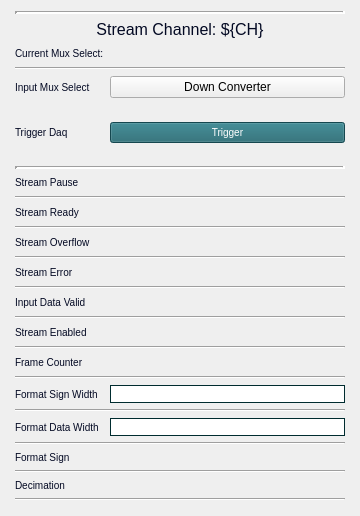
<?xml version="1.0" encoding="UTF-8"?>
<ui version="4.0">
 <class>Form</class>
 <widget class="QWidget" name="Form">
  <property name="geometry">
   <rect>
    <x>0</x>
    <y>0</y>
    <width>360</width>
    <height>516</height>
   </rect>
  </property>
  <property name="sizePolicy">
   <sizepolicy hsizetype="Expanding" vsizetype="Expanding">
    <horstretch>0</horstretch>
    <verstretch>0</verstretch>
   </sizepolicy>
  </property>
  <property name="minimumSize">
   <size>
    <width>0</width>
    <height>0</height>
   </size>
  </property>
  <property name="windowTitle">
   <string>Bay0 Channel Stream</string>
  </property>
  <layout class="QGridLayout" name="gridLayout_2">
   <item row="0" column="0">
    <layout class="QGridLayout" name="gridLayout" columnstretch="0,0">
     <property name="sizeConstraint">
      <enum>QLayout::SetDefaultConstraint</enum>
     </property>
     <property name="leftMargin">
      <number>4</number>
     </property>
     <property name="topMargin">
      <number>0</number>
     </property>
     <property name="rightMargin">
      <number>4</number>
     </property>
     <property name="bottomMargin">
      <number>4</number>
     </property>
     <item row="14" column="0" colspan="2">
      <widget class="Line" name="line_3">
       <property name="orientation">
        <enum>Qt::Horizontal</enum>
       </property>
      </widget>
     </item>
     <item row="23" column="0">
      <widget class="QLabel" name="label_9">
       <property name="styleSheet">
        <string notr="true">QLabel{
  color:#030923;
  font-size: 10px;
  font-style: bold;
}</string>
       </property>
       <property name="text">
        <string>Format Sign Width</string>
       </property>
      </widget>
     </item>
     <item row="15" column="0">
      <widget class="QLabel" name="label_5">
       <property name="styleSheet">
        <string notr="true">QLabel{
  color:#030923;
  font-size: 10px;
  font-style: bold;
}</string>
       </property>
       <property name="text">
        <string>Stream Error</string>
       </property>
      </widget>
     </item>
     <item row="5" column="0">
      <spacer name="verticalSpacer">
       <property name="orientation">
        <enum>Qt::Vertical</enum>
       </property>
       <property name="sizeType">
        <enum>QSizePolicy::Expanding</enum>
       </property>
       <property name="sizeHint" stdset="0">
        <size>
         <width>20</width>
         <height>10</height>
        </size>
       </property>
      </spacer>
     </item>
     <item row="11" column="1">
      <widget class="PyDMLabel" name="PyDMLabel_2">
       <property name="font">
        <font>
         <pointsize>10</pointsize>
        </font>
       </property>
       <property name="toolTip">
        <string/>
       </property>
       <property name="styleSheet">
        <string notr="true"/>
       </property>
       <property name="text">
        <string/>
       </property>
       <property name="channel" stdset="0">
        <string>ca://${DEVICE}:DAQMUX0_STRMRDY${CH}</string>
       </property>
      </widget>
     </item>
     <item row="27" column="1">
      <layout class="QHBoxLayout" name="horizontalLayout">
       <item>
        <widget class="PyDMEnumButton" name="PyDMEnumButton">
         <property name="toolTip">
          <string/>
         </property>
         <property name="styleSheet">
          <string notr="true">QPushButton {
  background-color: #50697D;
  border-color: #F3B749;
  color:white;
  font-size: 10px;
}
QPushButton:checked{
  background-color: #14B09B;
  font: bold
}
QPushButton:hover{
  border-style: outset;
}</string>
         </property>
         <property name="channel" stdset="0">
          <string>ca://${DEVICE}:DAQMUX0_FORMATSIGN${CH}</string>
         </property>
         <property name="orientation" stdset="0">
          <enum>Qt::Horizontal</enum>
         </property>
         <property name="marginTop" stdset="0">
          <number>0</number>
         </property>
         <property name="marginBottom" stdset="0">
          <number>0</number>
         </property>
         <property name="marginLeft" stdset="0">
          <number>0</number>
         </property>
         <property name="marginRight" stdset="0">
          <number>0</number>
         </property>
         <property name="horizontalSpacing" stdset="0">
          <number>4</number>
         </property>
         <property name="verticalSpacing" stdset="0">
          <number>0</number>
         </property>
        </widget>
       </item>
      </layout>
     </item>
     <item row="30" column="0">
      <widget class="QLabel" name="label_12">
       <property name="styleSheet">
        <string notr="true">QLabel{
  color:#030923;
  font-size: 10px;
  font-style: bold;
}</string>
       </property>
       <property name="text">
        <string>Decimation</string>
       </property>
      </widget>
     </item>
     <item row="29" column="0" colspan="2">
      <widget class="Line" name="line_10">
       <property name="orientation">
        <enum>Qt::Horizontal</enum>
       </property>
      </widget>
     </item>
     <item row="11" column="0">
      <widget class="QLabel" name="label_4">
       <property name="styleSheet">
        <string notr="true">QLabel{
  color:#030923;
  font-size: 10px;
  font-style: bold;
}</string>
       </property>
       <property name="text">
        <string>Stream Ready</string>
       </property>
      </widget>
     </item>
     <item row="13" column="1">
      <widget class="PyDMLabel" name="PyDMLabel_3">
       <property name="font">
        <font>
         <pointsize>10</pointsize>
        </font>
       </property>
       <property name="toolTip">
        <string/>
       </property>
       <property name="styleSheet">
        <string notr="true"/>
       </property>
       <property name="text">
        <string/>
       </property>
       <property name="channel" stdset="0">
        <string>ca://${DEVICE}:DAQMUX0_STRMOVF${CH}</string>
       </property>
      </widget>
     </item>
     <item row="2" column="0">
      <widget class="QLabel" name="label_15">
       <property name="styleSheet">
        <string notr="true">QLabel{
  color:#030923;
  font-size: 10px;
  font-style: bold;
}</string>
       </property>
       <property name="text">
        <string>Current Mux Select:</string>
       </property>
      </widget>
     </item>
     <item row="24" column="0" colspan="2">
      <widget class="Line" name="line_8">
       <property name="orientation">
        <enum>Qt::Horizontal</enum>
       </property>
      </widget>
     </item>
     <item row="19" column="1">
      <widget class="PyDMLabel" name="PyDMLabel_6">
       <property name="font">
        <font>
         <pointsize>10</pointsize>
        </font>
       </property>
       <property name="toolTip">
        <string/>
       </property>
       <property name="styleSheet">
        <string notr="true"/>
       </property>
       <property name="text">
        <string/>
       </property>
       <property name="channel" stdset="0">
        <string>ca://${DEVICE}:DAQMUX0_STRMENABLED${CH}</string>
       </property>
      </widget>
     </item>
     <item row="12" column="0" colspan="2">
      <widget class="Line" name="line_2">
       <property name="orientation">
        <enum>Qt::Horizontal</enum>
       </property>
      </widget>
     </item>
     <item row="25" column="0">
      <widget class="QLabel" name="label_10">
       <property name="styleSheet">
        <string notr="true">QLabel{
  color:#030923;
  font-size: 10px;
  font-style: bold;
}</string>
       </property>
       <property name="text">
        <string>Format Data Width</string>
       </property>
      </widget>
     </item>
     <item row="17" column="1">
      <widget class="PyDMLabel" name="PyDMLabel_5">
       <property name="font">
        <font>
         <pointsize>10</pointsize>
        </font>
       </property>
       <property name="toolTip">
        <string/>
       </property>
       <property name="styleSheet">
        <string notr="true"/>
       </property>
       <property name="text">
        <string/>
       </property>
       <property name="channel" stdset="0">
        <string>ca://${DEVICE}:DAQMUX0_INPDATAVALID${CH}</string>
       </property>
      </widget>
     </item>
     <item row="0" column="0" colspan="2">
      <widget class="Line" name="line_13">
       <property name="lineWidth">
        <number>3</number>
       </property>
       <property name="orientation">
        <enum>Qt::Horizontal</enum>
       </property>
      </widget>
     </item>
     <item row="4" column="1">
      <widget class="PyDMRelatedDisplayButton" name="PyDMRelatedDisplayButton_2">
       <property name="sizePolicy">
        <sizepolicy hsizetype="Minimum" vsizetype="Expanding">
         <horstretch>0</horstretch>
         <verstretch>0</verstretch>
        </sizepolicy>
       </property>
       <property name="toolTip">
        <string/>
       </property>
       <property name="text">
        <string>Down Converter</string>
       </property>
       <property name="filenames" stdset="0">
        <stringlist>
         <string>downconverter_mux_select.ui</string>
        </stringlist>
       </property>
       <property name="macros" stdset="0">
        <stringlist>
         <string>{&quot;MUX&quot;:&quot;0&quot;}</string>
        </stringlist>
       </property>
       <property name="openInNewWindow" stdset="0">
        <bool>true</bool>
       </property>
      </widget>
     </item>
     <item row="32" column="0" colspan="2">
      <widget class="Line" name="line_11">
       <property name="orientation">
        <enum>Qt::Horizontal</enum>
       </property>
      </widget>
     </item>
     <item row="4" column="0">
      <widget class="QLabel" name="label_14">
       <property name="styleSheet">
        <string notr="true">QLabel{
  color:#030923;
  font-size: 10px;
  font-style: bold;
}</string>
       </property>
       <property name="text">
        <string>Input Mux Select</string>
       </property>
      </widget>
     </item>
     <item row="26" column="0" colspan="2">
      <widget class="Line" name="line_9">
       <property name="orientation">
        <enum>Qt::Horizontal</enum>
       </property>
      </widget>
     </item>
     <item row="10" column="0" colspan="2">
      <widget class="Line" name="line">
       <property name="orientation">
        <enum>Qt::Horizontal</enum>
       </property>
      </widget>
     </item>
     <item row="23" column="1">
      <widget class="PyDMLineEdit" name="PyDMLineEdit">
       <property name="toolTip">
        <string/>
       </property>
       <property name="styleSheet">
        <string notr="true">QLineEdit{
  border-width: 1px; 
  border-style: solid; 
  border-color: #002C2F;
}</string>
       </property>
       <property name="channel" stdset="0">
        <string>ca://${DEVICE}:DAQMUX0_FORMATSIGNWIDTH${CH}</string>
       </property>
      </widget>
     </item>
     <item row="6" column="1">
      <widget class="PyDMPushButton" name="PyDMPushButton_5">
       <property name="sizePolicy">
        <sizepolicy hsizetype="Minimum" vsizetype="Expanding">
         <horstretch>0</horstretch>
         <verstretch>0</verstretch>
        </sizepolicy>
       </property>
       <property name="toolTip">
        <string/>
       </property>
       <property name="styleSheet">
        <string notr="true">QPushButton {
  background-color: #1E646E;
  border-color: #F3B749;
  color:white;
  font-size: 10px;
}
QPushButton:pressed{
  background-color: #023459;
  font: bold
}
QPushButton:hover{
  border-style: outset;
}</string>
       </property>
       <property name="text">
        <string>Trigger</string>
       </property>
       <property name="channel" stdset="0">
        <string>ca://${DEVICE}:DAQMUX0_TRGDAQ </string>
       </property>
       <property name="pressValue" stdset="0">
        <string>1</string>
       </property>
      </widget>
     </item>
     <item row="25" column="1">
      <widget class="PyDMLineEdit" name="PyDMLineEdit_2">
       <property name="toolTip">
        <string/>
       </property>
       <property name="styleSheet">
        <string notr="true">QLineEdit{
  border-width: 1px; 
  border-style: solid; 
  border-color: #002C2F;
}</string>
       </property>
       <property name="channel" stdset="0">
        <string>ca://${DEVICE}:DAQMUX0_FORMATDATAWIDTH${CH}</string>
       </property>
      </widget>
     </item>
     <item row="20" column="0" colspan="2">
      <widget class="Line" name="line_6">
       <property name="orientation">
        <enum>Qt::Horizontal</enum>
       </property>
      </widget>
     </item>
     <item row="30" column="1">
      <layout class="QHBoxLayout" name="horizontalLayout_2">
       <item>
        <widget class="PyDMEnumButton" name="PyDMEnumButton_2">
         <property name="toolTip">
          <string/>
         </property>
         <property name="styleSheet">
          <string notr="true">QPushButton {
  background-color: #50697D;
  border-color: #F3B749;
  color:white;
  font-size: 10px;
}
QPushButton:checked{
  background-color: #14B09B;
  font: bold
}
QPushButton:hover{
  border-style: outset;
}</string>
         </property>
         <property name="channel" stdset="0">
          <string>ca://${DEVICE}:DAQMUX0_DECIMATION${CH}</string>
         </property>
         <property name="orientation" stdset="0">
          <enum>Qt::Horizontal</enum>
         </property>
         <property name="marginTop" stdset="0">
          <number>0</number>
         </property>
         <property name="marginBottom" stdset="0">
          <number>0</number>
         </property>
         <property name="marginLeft" stdset="0">
          <number>0</number>
         </property>
         <property name="marginRight" stdset="0">
          <number>0</number>
         </property>
         <property name="horizontalSpacing" stdset="0">
          <number>4</number>
         </property>
         <property name="verticalSpacing" stdset="0">
          <number>0</number>
         </property>
        </widget>
       </item>
      </layout>
     </item>
     <item row="22" column="0" colspan="2">
      <widget class="Line" name="line_7">
       <property name="orientation">
        <enum>Qt::Horizontal</enum>
       </property>
      </widget>
     </item>
     <item row="9" column="1">
      <widget class="PyDMLabel" name="PyDMLabel">
       <property name="font">
        <font>
         <pointsize>10</pointsize>
        </font>
       </property>
       <property name="toolTip">
        <string/>
       </property>
       <property name="styleSheet">
        <string notr="true"/>
       </property>
       <property name="text">
        <string/>
       </property>
       <property name="scaledContents">
        <bool>true</bool>
       </property>
       <property name="channel" stdset="0">
        <string>ca://${DEVICE}:DAQMUX0_STRMPAUSE${CH}</string>
       </property>
       <property name="displayFormat" stdset="0">
        <enum>PyDMLabel::Default</enum>
       </property>
      </widget>
     </item>
     <item row="15" column="1">
      <widget class="PyDMLabel" name="PyDMLabel_4">
       <property name="font">
        <font>
         <pointsize>10</pointsize>
        </font>
       </property>
       <property name="toolTip">
        <string/>
       </property>
       <property name="styleSheet">
        <string notr="true"/>
       </property>
       <property name="text">
        <string/>
       </property>
       <property name="channel" stdset="0">
        <string>ca://${DEVICE}:DAQMUX0_STRMERR${CH}</string>
       </property>
      </widget>
     </item>
     <item row="19" column="0">
      <widget class="QLabel" name="label_7">
       <property name="styleSheet">
        <string notr="true">QLabel{
  color:#030923;
  font-size: 10px;
  font-style: bold;
}</string>
       </property>
       <property name="text">
        <string>Stream Enabled</string>
       </property>
      </widget>
     </item>
     <item row="13" column="0">
      <widget class="QLabel" name="label_2">
       <property name="styleSheet">
        <string notr="true">QLabel{
  color:#030923;
  font-size: 10px;
  font-style: bold;
}</string>
       </property>
       <property name="text">
        <string>Stream Overflow</string>
       </property>
      </widget>
     </item>
     <item row="7" column="0">
      <spacer name="verticalSpacer_2">
       <property name="orientation">
        <enum>Qt::Vertical</enum>
       </property>
       <property name="sizeType">
        <enum>QSizePolicy::Expanding</enum>
       </property>
       <property name="sizeHint" stdset="0">
        <size>
         <width>20</width>
         <height>14</height>
        </size>
       </property>
      </spacer>
     </item>
     <item row="16" column="0" colspan="2">
      <widget class="Line" name="line_4">
       <property name="orientation">
        <enum>Qt::Horizontal</enum>
       </property>
      </widget>
     </item>
     <item row="1" column="0" colspan="2">
      <widget class="QLabel" name="label">
       <property name="sizePolicy">
        <sizepolicy hsizetype="MinimumExpanding" vsizetype="MinimumExpanding">
         <horstretch>0</horstretch>
         <verstretch>0</verstretch>
        </sizepolicy>
       </property>
       <property name="styleSheet">
        <string notr="true">QLabel{
  color:#030923;
  font-size: 16px;
  font-style: bold;
}</string>
       </property>
       <property name="text">
        <string>Stream Channel: ${CH}</string>
       </property>
       <property name="alignment">
        <set>Qt::AlignCenter</set>
       </property>
      </widget>
     </item>
     <item row="27" column="0">
      <widget class="QLabel" name="label_11">
       <property name="styleSheet">
        <string notr="true">QLabel{
  color:#030923;
  font-size: 10px;
  font-style: bold;
}</string>
       </property>
       <property name="text">
        <string>Format Sign</string>
       </property>
      </widget>
     </item>
     <item row="21" column="0">
      <widget class="QLabel" name="label_8">
       <property name="styleSheet">
        <string notr="true">QLabel{
  color:#030923;
  font-size: 10px;
  font-style: bold;
}</string>
       </property>
       <property name="text">
        <string>Frame Counter</string>
       </property>
      </widget>
     </item>
     <item row="21" column="1">
      <widget class="PyDMLabel" name="PyDMLabel_7">
       <property name="font">
        <font>
         <pointsize>10</pointsize>
        </font>
       </property>
       <property name="toolTip">
        <string/>
       </property>
       <property name="styleSheet">
        <string notr="true"/>
       </property>
       <property name="text">
        <string/>
       </property>
       <property name="channel" stdset="0">
        <string>ca://${DEVICE}:DAQMUX0_FRAMECNT${CH}</string>
       </property>
      </widget>
     </item>
     <item row="8" column="0" colspan="2">
      <widget class="Line" name="line_12">
       <property name="styleSheet">
        <string notr="true"/>
       </property>
       <property name="frameShadow">
        <enum>QFrame::Sunken</enum>
       </property>
       <property name="lineWidth">
        <number>3</number>
       </property>
       <property name="orientation">
        <enum>Qt::Horizontal</enum>
       </property>
      </widget>
     </item>
     <item row="18" column="0" colspan="2">
      <widget class="Line" name="line_5">
       <property name="orientation">
        <enum>Qt::Horizontal</enum>
       </property>
      </widget>
     </item>
     <item row="17" column="0">
      <widget class="QLabel" name="label_6">
       <property name="styleSheet">
        <string notr="true">QLabel{
  color:#030923;
  font-size: 10px;
  font-style: bold;
}</string>
       </property>
       <property name="text">
        <string>Input Data Valid</string>
       </property>
      </widget>
     </item>
     <item row="6" column="0">
      <widget class="QLabel" name="label_13">
       <property name="styleSheet">
        <string notr="true">QLabel{
  color:#030923;
  font-size: 10px;
  font-style: bold;
}</string>
       </property>
       <property name="text">
        <string>Trigger Daq</string>
       </property>
      </widget>
     </item>
     <item row="9" column="0">
      <widget class="QLabel" name="label_3">
       <property name="styleSheet">
        <string notr="true">QLabel{
  color:#030923;
  font-size: 10px;
  font-style: bold;
}</string>
       </property>
       <property name="text">
        <string>Stream Pause</string>
       </property>
      </widget>
     </item>
     <item row="3" column="0" colspan="2">
      <widget class="Line" name="line_14">
       <property name="orientation">
        <enum>Qt::Horizontal</enum>
       </property>
      </widget>
     </item>
     <item row="2" column="1">
      <widget class="PyDMLabel" name="PyDMLabel_8">
       <property name="toolTip">
        <string/>
       </property>
       <property name="styleSheet">
        <string notr="true">QLabel{
color:#7A2D59;
font: bold;
font: 14px;
}</string>
       </property>
       <property name="text">
        <string/>
       </property>
       <property name="channel" stdset="0">
        <string>ca://${DEVICE}:DAQMUX0_INPMUXSELSTR${CH}</string>
       </property>
       <property name="displayFormat" stdset="0">
        <enum>PyDMLabel::Hex</enum>
       </property>
      </widget>
     </item>
    </layout>
   </item>
  </layout>
 </widget>
 <customwidgets>
  <customwidget>
   <class>PyDMLabel</class>
   <extends>QLabel</extends>
   <header>pydm.widgets.label</header>
  </customwidget>
  <customwidget>
   <class>PyDMLineEdit</class>
   <extends>QLineEdit</extends>
   <header>pydm.widgets.line_edit</header>
  </customwidget>
  <customwidget>
   <class>PyDMEnumButton</class>
   <extends>QWidget</extends>
   <header>pydm.widgets.enum_button</header>
  </customwidget>
  <customwidget>
   <class>PyDMPushButton</class>
   <extends>QPushButton</extends>
   <header>pydm.widgets.pushbutton</header>
  </customwidget>
  <customwidget>
   <class>PyDMRelatedDisplayButton</class>
   <extends>QPushButton</extends>
   <header>pydm.widgets.related_display_button</header>
  </customwidget>
 </customwidgets>
 <resources/>
 <connections/>
</ui>
